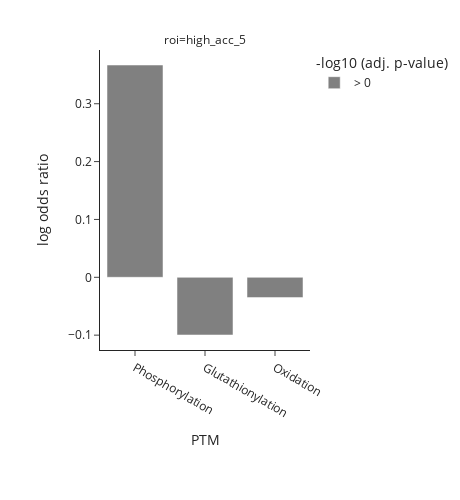

Notebook source saved alongside this figure:
### Code cell
plot_enrichment(data=enrichment_res,
                ptm_select=['Phosphorylation','Glutathionylation','Oxidation','Carbamylation', "Nitrosylation", "Cysteinylation"],
                roi_select=['high_acc_5'],
                )

### Figure 1 — Plotly figure (JSON) as saved in the notebook; plotly's stock layout.template omitted (floating-point values rounded to 4 significant figures)
{"data": [{"alignmentgroup": "True", "customdata": [[1.443, 0.1955], [0.9051, 0.02595], [0.9655, 0.07999]], "hovertemplate": "-log10 (adj. p-value)=> 0<br>roi=high_acc_5<br>PTM=%{x}<br>log odds ratio=%{y}<br>oddsr=%{customdata[0]}<br>p_adj_bh=%{customdata[1]}<extra></extra>", "legendgroup": "> 0", "marker": {"color": "grey"}, "name": "> 0", "offsetgroup": "> 0", "orientation": "v", "showlegend": true, "textposition": "auto", "type": "bar", "x": ["Phosphorylation", "Glutathionylation", "Oxidation"], "xaxis": "x", "y": [0.367, -0.09974, -0.03509], "yaxis": "y"}], "layout": {"annotations": [{"font": {}, "showarrow": false, "text": "roi=high_acc_5", "x": 0.5, "xanchor": "center", "xref": "paper", "y": 1, "yanchor": "bottom", "yref": "paper"}], "autosize": false, "barmode": "relative", "height": 500, "legend": {"title": {"text": "-log10 (adj. p-value)"}, "tracegroupgap": 0}, "margin": {"autoexpand": false, "b": 150, "l": 100, "r": 150, "t": 50}, "width": 460, "xaxis": {"anchor": "y", "categoryarray": ["Phosphorylation", "Glutathionylation", "Oxidation", "Carbamylation", "Nitrosylation", "Cysteinylation"], "categoryorder": "array", "domain": [0, 1], "title": {"text": "PTM"}}, "yaxis": {"anchor": "x", "domain": [0, 1], "title": {"text": "log odds ratio"}}}}
